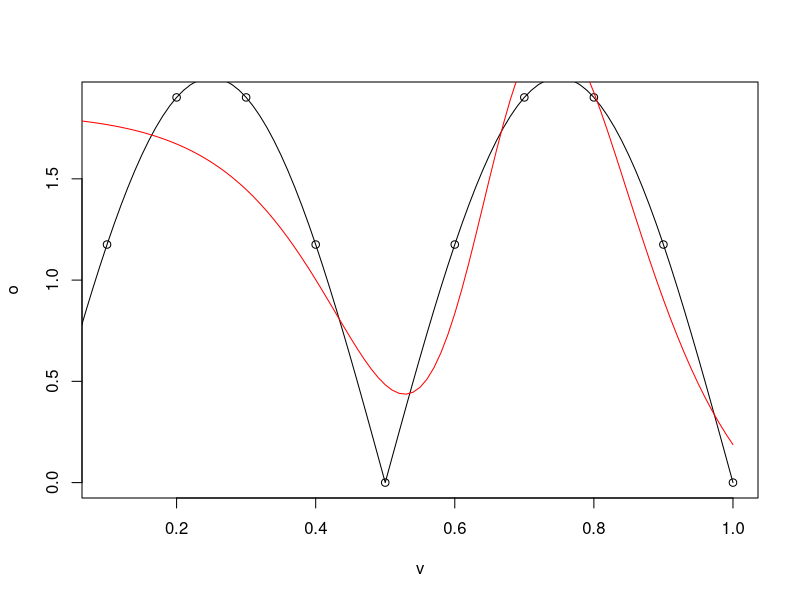
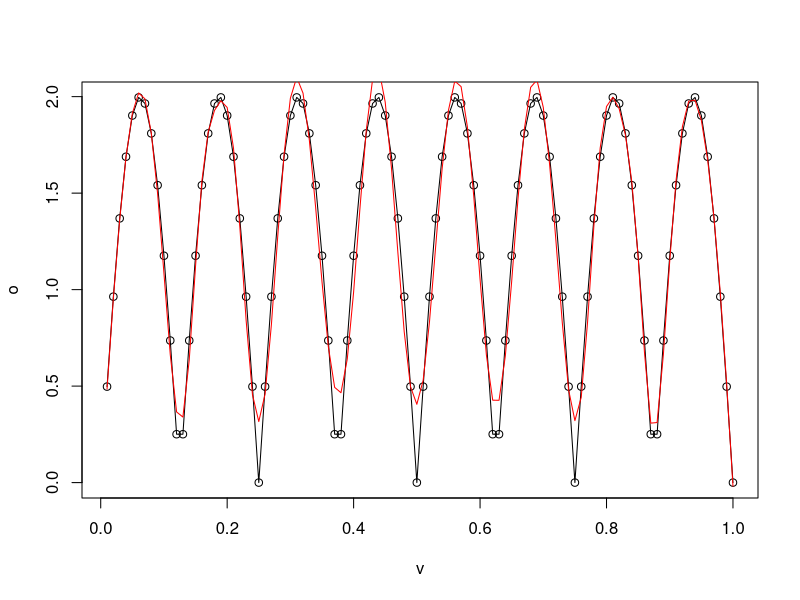

These figures' R source, in order:
#Nu : number of neurons
#Nex : number of sample in training
#Comp : complexity of the target function
library("nnet")

demoBV <- function(Nu,Nex,Comp = 1){
  v = 1:Nex / Nex 
  v <- matrix(v,Nex,1)
  f <- function(x){abs(2* sin(x * Comp*pi))}
  o <- f(v)
  snn <- nnet(v,o,skip=(Nu==0),size=Nu, maxit=1000,abstol=1.0e-12,rang = 1,linout = T)
  plot(v,o,col='black')
  toPlotX <- matrix(1:100 /100,100,1)
  toPlotY <- predict(snn,toPlotX)
  lines(toPlotX,f(toPlotX), type='l',col='black')
  lines(toPlotX,toPlotY, type='l',col='red')
  
  cat("error to target=",mean((toPlotY - f(toPlotX))^2), "\n")
  cat("error to samples=",mean(snn$residuals^2), "\n")
  
  return (snn)
}

demoBV(2,10,2)
demoBV(30, 100,8)
# demoBV(20,10,2)
# demoBV(20,100,2)
# demoBV(20,10,4)
# demoBV(20,100,4)
